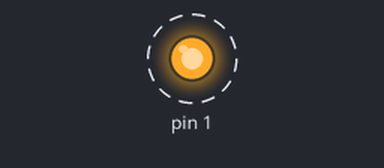
A sketch run on a simulated Arduino Uno, built with avr-gcc and run on an emulated ATmega328P. Parts: output pins drawn as LEDs (lit = HIGH). Dashed ring = blinking.

Above: at 0.5 s.
Timing chart, 0 to 4.6 s (numbered marks = the images above):
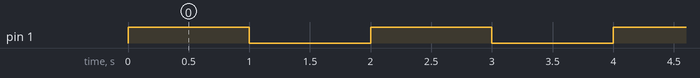

Measured:
- by itself, pin 1: alternates HIGH for 1.0 s and LOW for 1.0 s

The sketch:

STM32_BuildIN_LED_Test.ino
```cpp
#define led PB1 // Buildin LED PIN Number Custom Board

void setup() {

  pinMode(led,OUTPUT); //Defined pin as output
}

void loop() {
  // Code to Turn on builtin LED ON and OFF at Interval of 1 sec
  digitalWrite(led,HIGH);
  delay(1000);
  digitalWrite(led,LOW);
  delay(1000);

}
```
